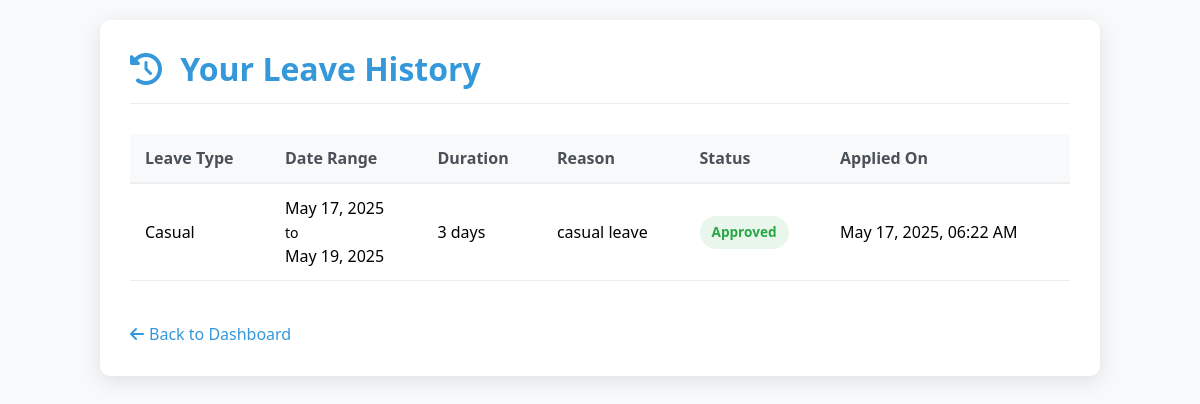
The app's page /leave_history.php (signed in) with its own data.
### tables this page shows
CREATE TABLE `leave_applications` (
  `id` int(11) NOT NULL,
  `student_id` int(11) DEFAULT NULL,
  `leave_type` varchar(50) DEFAULT NULL,
  `from_date` date DEFAULT NULL,
  `to_date` date DEFAULT NULL,
  `reason` text DEFAULT NULL,
  `status` varchar(20) DEFAULT 'Pending',
  `applied_on` timestamp NOT NULL DEFAULT current_timestamp(),
  `notification_seen` tinyint(1) DEFAULT 0
);

### leave_history.php (the view, shortened to what this page needs)
<?php
include('../db.php');
$student_id = $_SESSION['student_id'];
$sql = "SELECT * FROM leave_applications WHERE student_id = $student_id ORDER BY applied_on DESC";
$result = $conn->query($sql);
?>
<!DOCTYPE html>
<html lang="en">
<head>
    <link href="https://cdn.jsdelivr.net/npm/bootstrap@5.3.3/dist/css/bootstrap.min.css" rel="stylesheet">
    <link rel="stylesheet" href="https://cdnjs.cloudflare.com/ajax/libs/font-awesome/6.4.0/css/all.min.css">
</head>
<body>
    <div class="history-container">
        <div class="history-header">
            <h2><i class="fas fa-history"></i> Your Leave History</h2>
        </div>
        <div class="table-responsive">
            <?php if ($result->num_rows > 0): ?>
                <table class="table">
                    <thead>
                        <tr>
                            <th>Leave Type</th>
                            <th>Date Range</th>
                            <th>Duration</th>
                            <th>Reason</th>
                            <th>Status</th>
                            <th>Applied On</th>
                        </tr>
                    </thead>
                    <tbody>
                        <?php while ($leave = $result->fetch_assoc()):
                            $start_date = new DateTime($leave['from_date']);
                            $end_date = new DateTime($leave['to_date']);
                            $duration = $start_date->diff($end_date)->days + 1;
                        ?>
                            <tr>
                                <td><?= htmlspecialchars($leave['leave_type']) ?></td>
                                <td>
                                    <?= date("M d, Y", strtotime($leave['from_date'])) ?><br>
                                    <small>to</small><br>
                                    <?= date("M d, Y", strtotime($leave['to_date'])) ?>
                                </td>
                                <td class="days-count"><?= $duration ?> day<?= $duration > 1 ? 's' : '' ?></td>
                                <td><?= htmlspecialchars($leave['reason']) ?></td>
                                <td>
                                    <span class="status-badge status-<?= strtolower($leave['status']) ?>">
                                        <?= htmlspecialchars($leave['status']) ?>
                                    </span>
                                </td>
                                <td><?= date("M d, Y, h:i A", strtotime($leave['applied_on'])) ?></td>
                            </tr>
                        <?php endwhile; ?>
                    </tbody>
                </table>
            <?php endif; ?>
        </div>
        <a href="dashboard.php" class="back-link">
            <i class="fas fa-arrow-left"></i> Back to Dashboard
        </a>
    </div>
</body>
</html>

### leave_history.php (style rules this page uses)
:root { --primary-color: #3498db; --secondary-color: #2980b9; --success-color: #28a745; --warning-color: #ffc107; --danger-color: #dc3545; --light-bg: #f8f9fa; }
body { font-family: 'Segoe UI', Tahoma, Geneva, Verdana, sans-serif; background-color: var(--light-bg); padding: 20px; }
.history-container { max-width: 1000px; margin: 0 auto; background: white; border-radius: 10px; box-shadow: 0 5px 20px rgba(0, 0, 0, 0.1); padding: 30px; }
.history-header { display: flex; justify-content: space-between; align-items: center; margin-bottom: 30px; border-bottom: 1px solid #eee; padding-bottom: 15px; }
.history-header h2 { color: var(--primary-color); font-weight: 600; margin-bottom: 0; }
.history-header i { margin-right: 10px; }
.table-responsive { overflow-x: auto; }
.table { width: 100%; border-collapse: collapse; }
.table thead th { background-color: #f8f9fa; color: #495057; font-weight: 600; padding: 12px 15px; text-align: left; border-bottom: 2px solid #eee; }
.table tbody td { padding: 12px 15px; border-bottom: 1px solid #eee; vertical-align: middle; }
.status-badge { padding: 6px 12px; border-radius: 20px; font-size: 0.85rem; font-weight: 600; display: inline-block; }
.status-approved { background-color: rgba(40, 167, 69, 0.1); color: var(--success-color); }
.back-link { display: inline-flex; align-items: center; margin-top: 25px; color: var(--primary-color); text-decoration: none; font-weight: 500; }
.back-link i { margin-right: 5px; }
.days-count { font-weight: 500; color: #495057; }

### records on screen
leave_applications: leave_type "Casual", from_date "May 17, 2025", to_date "May 19, 2025", duration "3", reason "casual leave", status "Approved", applied_on "May 17, 2025, 06:22 AM"
